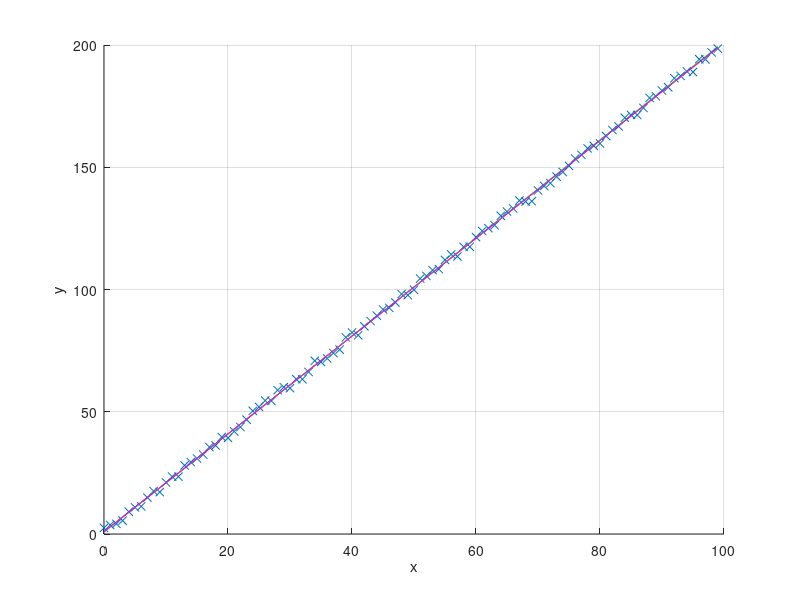

Recreate this plot in MATLAB.
#!/usr/bin/octave -qf

Xmin = 0
Xmax = 100
Xlen = 10^2
delta = (Xmax - Xmin) / Xlen
sigma = 1

#dim = 3
#C = [2, 1, 7]

dim = 2
C = [2, 1]

X = Xmin:delta:(Xmax-delta);
Y = polyval (C, X) + sigma * randn (1, Xlen);

M = zeros (dim, dim + 1);

for i = 1:dim
	for j = 1:dim
		M(i, j) = sum(X .^ (i + j - 2));
	endfor
	M(i, dim + 1) = sum((X .^ (i - 1)) .* Y);
endfor

M
Mres = rref(M)

pf = polyfit (X, Y, dim);
pf_C = pf (2:end)

subplot (1, 1, 1)
xlabel ("x")
ylabel ("y")
grid on
hold on
plot (X, Y1 = polyval (C, X), "r");
plot (X, Y2 = polyval (pf_C, X), "g");
plot (X, Y, 'x');

if dim == 2
	cov = sum(X .* Y) / Xlen - (sum(X) / Xlen) * (sum(Y) / Xlen)
	meanX = sum(X) / Xlen
	meanY = sum(Y) / Xlen
	s2 = sum((X - meanX) .^ 2) / Xlen

	Areg = cov / s2
	Breg = meanY - Areg * meanX
	plot (X, Yreg = polyval ([Areg, Breg], X), "m");
endif

